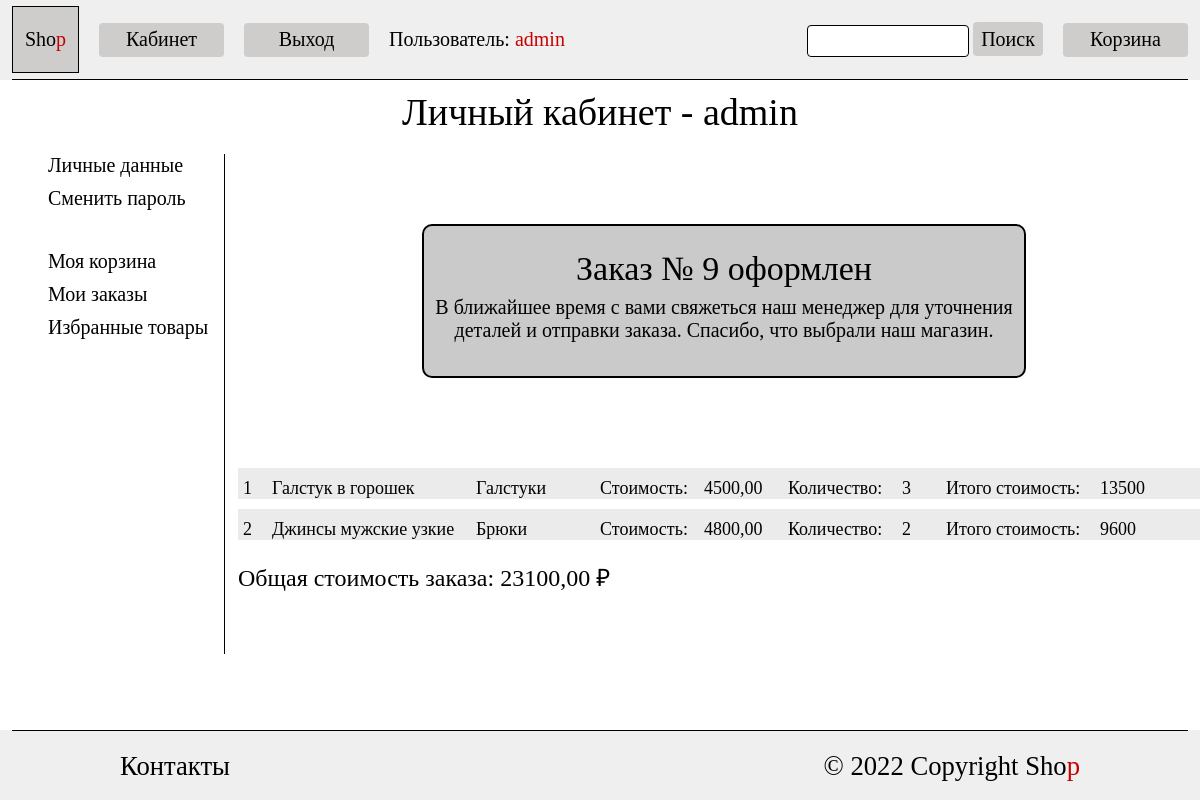
Screenshot of /auth/cabinet/order_detail/9 (signed in) with the database file from the repository.
### shop/models.py (models this page shows, shortened)
class User(AbstractUser):
    email = models.EmailField(max_length=254, unique=True)
    favorite_product = models.ManyToManyField('Product',
                                              through='FavoriteProduct',
                                              related_name='favorite_product')
    shopping_cart = models.ManyToManyField(
        'Product',
        through='ShoppingCartProduct',
        related_name='shopping_cart'
    )
    def get_favorite_product(self):
        return ', '.join(
            self.favorite_product.all().values_list('name', flat=True)
        )
    get_favorite_product.short_description = 'Избранные товары'
    def get_shopping_cart(self):
        products = ShoppingCartProduct.objects.filter(user=self.id)
        return ", ".join((map(str, products)))
    get_shopping_cart.short_description = 'Товары в корзине'
    class Meta:
        verbose_name_plural = "Пользователи"
        verbose_name = "Пользователь"
        ordering = ["id"]
    def __str__(self):
        return self.username

class Order(models.Model):
    status_order = (
        (OrderStatus.ORDERED, OrderStatus.ORDERED),
        (OrderStatus.SENT, OrderStatus.SENT),
        (OrderStatus.COMPLETED, OrderStatus.COMPLETED),
    )
    method_shipment = (
        (ShippingMethod.MAIL, ShippingMethod.MAIL),
        (ShippingMethod.CDEK, ShippingMethod.CDEK),
    )
    user = models.ForeignKey(User, on_delete=models.CASCADE, related_name='orders')
    product = models.ManyToManyField(
        'Product',
        through='OrderProduct',
        related_name='order'
    )
    status = models.CharField(max_length=20, choices=status_order, default=OrderStatus.ORDERED, verbose_name='Статус заказа')
    date_ordered = models.DateTimeField(auto_now_add=True, verbose_name='Дата оформления заказа')
    date_sent = models.DateTimeField(blank=True, null=True, verbose_name='Дата отправки заказа')
    date_completed = models.DateTimeField(blank=True, null=True, verbose_name='Дата завершения заказа')
    city = models.CharField(max_length=50, default='Город доставки заказа')
    address = models.CharField(max_length=150, default='Адрес доставки заказа')
    shipping_method = models.CharField(max_length=30, choices=method_shipment, default=ShippingMethod.MAIL, verbose_name='Способ доставки заказа')
    comment = models.CharField(max_length=250, blank=True, verbose_name='Комментарии к заказу')
    is_paid = models.BooleanField(default=False, verbose_name='Статус оплаты')
    total_cost = models.DecimalField(max_digits=12, decimal_places=2, verbose_name='Общая стоимость заказа')
    def get_order_products(self):
        products = OrderProduct.objects.filter(order=self.id)
        return ", ".join((map(str, products)))
    get_order_products.short_description = 'Товары в заказе'
    class Meta:
        verbose_name_plural = 'Заказы'
        verbose_name = 'Заказ'
        ordering = ['-id']

class OrderProduct(models.Model):
    product = models.ForeignKey(Product, on_delete=models.CASCADE)
    amount = models.PositiveSmallIntegerField(
        validators=[validate_above_zero],
        default=1,
        verbose_name='Количество товаров'
    )
    order = models.ForeignKey(Order, on_delete=models.CASCADE)
    class Meta:
        verbose_name_plural = 'Товары в заказе'
        verbose_name = 'Товар в заказе'
        ordering = ['order']
        constraints = [
            models.UniqueConstraint(
                fields=['product', 'order'],
                name='unique_product_order'
            )
        ]

class Product(models.Model):
    name = models.CharField(max_length=100, verbose_name='Наименование товара')
    brand = models.ForeignKey(Brand,
                              on_delete=models.CASCADE,
                              related_name='products',
                              verbose_name='Бренд товара')
    description = models.TextField(verbose_name='Описание товара')
    category = models.ForeignKey(Category,
                                 on_delete=models.CASCADE,
                                 related_name='products',
                                 verbose_name='Категория товара')
    price = models.DecimalField(max_digits=12,
                                decimal_places=2,
                                verbose_name='Стоимость товара')
    image_preview = models.ImageField(
        upload_to='product/',
        validators=[validate_product_image_size, ],
        verbose_name='Изображение предпросмотр товара',
        help_text=mark_safe(f'<span style="color:red; font-size:14px;">'
                            f'Разрешение изображения должно быть: '
                            f'{settings.PRODUCT_PREVIEW_IMAGE_RESOLUTION[0]}*{settings.PRODUCT_PREVIEW_IMAGE_RESOLUTION[1]}'
                            f'</span>')
    )
    class Meta:
        verbose_name_plural = 'Товары'
        verbose_name = 'Товар'
        ordering = ['name']

class Category(models.Model):
    name = models.CharField(max_length=100, verbose_name='Имя категории')
    slug = models.SlugField(unique=True)
    image = models.ImageField(
        upload_to='category/',
        validators=[validate_category_image_size, ],
        verbose_name='Изображение категории',
        help_text=mark_safe(f'<span style="color:red; font-size:14px;">'
                            f'Разрешение изображения должно быть: '
                            f'{settings.CATEGORY_IMAGE_RESOLUTION[0]}*{settings.CATEGORY_IMAGE_RESOLUTION[1]}'
                            f'</span>')
    )
    parent_category = models.ForeignKey(
        'self',
        blank=True,
        null=True,
        on_delete=models.CASCADE,
        related_name='child_category')
    class Meta:
        verbose_name_plural = 'Категории товаров'
        verbose_name = 'Категория товара'
        ordering = ['name']
    def __str__(self):
        return self.name

### users/views.py (the view)
# urls.py: path('cabinet/order_detail/<int:order_id>', order_detail, name='order_detail'),
@login_required
def order_detail(request, order_id):
    order = get_object_or_404(Order, id=order_id, user=request.user)
    products = OrderProduct.objects.filter(order=order)
    template = 'users/order_detail.html'
    context = {'order': order,
               'products': products}
    return render(request, template, context)

### templates/users/order_detail.html (shortened to what this page needs)
{% extends "base_cabinet.html" %}
{% load form_filters %}
{% block cabinet_data %}
    <div class="login">
        <div class="login_block">
            {% if user.is_authenticated %}
                <div class="login_title">Заказ № {{ order.id }} {{ order.status }}</div>
                {% if order.status == 'оформлен' %}
                В ближайшее время с вами свяжеться наш менеджер для уточнения деталей и отправки заказа. Спасибо, что выбрали наш магазин.
                {% endif %}
            {% else %}
                <span class="red_text warning_text">
                    Войдите в личный кабинет, если хотите оформить заказ.
                </span>
            {% endif %}
        </div>
    </div>
      {% for product in products %}
        <a href="{% url 'shop:product' product.product.id %}" target="_blank">
            <div class="product_order_grid">
                <div class="product_cart_self padding_order">{{ forloop.counter }}</div>
                <div class="product_cart_self">{{ product.product.name }}</div>
                <div class="product_cart_self">{{ product.product.category }}</div>
                <div class="product_cart_self">Стоимость:</div>
                <div class="product_cart_self">{{ product.product.price }}</div>
                <div class="product_cart_self">Количество:</div>
                <div class="product_cart_self">{{ product.amount }}</div>
                <div class="product_cart_self">Итого стоимость:</div>
                <div class="product_cart_self">{% widthratio product.product.price 1 product.amount %}</div>
            </div>
        </a>
      {% endfor %}
      <div class="cost_order">Общая стоимость заказа: {{ order.total_cost }} ₽</div>
{% endblock %}

### templates/base_cabinet.html (shortened to what this page needs)
{% extends "base.html" %}
{% block content %}
<div class="caption">Личный кабинет - {{ user.username }}</div>
<div class="shop_main">
    <aside>
        {% include "includes/aside_cabinet.html" %}
    </aside>
    <div class="product_category">
        {% block cabinet_data %}{% endblock %}
    </div>
</div>
{% endblock %}

### templates/includes/header.html (shortened to what this page needs)
{% load static %}
<div class="header_flex">
    <div class="header_grid">
        <a href="{% url 'shop:index' %}"><div class="header_logo">
            <div>Sho<span class="red_text">p</span></div>
        </div></a>
        {% if user.is_authenticated %}
            <a href="{% url 'users:cabinet' %}"><div class="button_header">
                <div>Кабинет</div>
            </div></a>
            <form method="post" onsubmit="return confirm('Вы точно хотите выйти?')" action="{% url 'users:logout' %}">
                  <input type="submit" value="Выход" class="button_form">
            </form>
            <div class="text_user">Пользователь: <span class="red_text">{{ user }}</span></div>
        {% endif %}
    </div>
    <div class="header_grid">
        <form action="{% url 'shop:search_product' %}">
            <input type="text" class="input_search" name="q">
            <input type="submit" value="Поиск" class="button_search">
        </form>
        <a href="{% url 'users:shopping_cart' %}"><div class="button_header">Корзина</div></a>
    </div>
</div>
<div class="dividing_line"></div>

### static_dev/css/style.css (style rules this page uses)
* { margin: 0; padding: 0; }
body { height: 100vh; display: grid; grid-template-rows: auto 1fr auto; font-family: 'Minion Pro'; }
a { text-decoration: none; color: black; }
.header_flex { margin: 0px 1%; display: flex; justify-content: space-between; align-items: center; }
.header_grid { display: grid; grid-auto-flow: column; place-items: center stretch; grid-gap: 0 20px; }
.header_logo { display: grid; place-items: center; height: 65px; width: 65px; font-size: 20px; background-color: #cfcccc; border: 1px solid rgb(0, 0, 0); }
.text_user { font-size: 20px; }
.red_text { color: rgb(199, 0, 0); }
.button_header { display: grid; place-items: center; background-color: #cfcccc; width: 125px; height: 34px; font-size: 20px; border-radius: 4px; }
.button_search { font-family: 'Minion Pro'; border: 0px; background-color: #cfcccc; width: 70px; height: 34px; font-size: 20px; border-radius: 4px; }
.input_search { padding-left: 10px; width: 150px; height: 30px; font-size: 16px; border-radius: 4px; border: 1px solid rgb(0, 0, 0); }
.dividing_line { margin: 0 1%; height: 1px; background-color: black; }
.caption { text-align: center; font-size: 38px; margin: 10px 0; }
.shop_main { height: 80%; margin: 0px 4%; display: grid; grid-template-columns: 180px 1fr; }
aside { display: grid; grid-template-columns: 1fr 4px; justify-items: start; text-align: start; }
.product_category { justify-self: stretch; margin: 0px 10px; display: flex; flex-direction: column; gap: 10px 0px; }
.login { display: flex; flex-direction: column; align-items: center; gap: 15px; margin: 80px 0; }
.login_block { display: grid; place-items: center; text-align: center; width: 600px; height: auto; padding: 24px 0px; background-color: #cacaca; font-size: 20px; border-radius: 10px; border: 2px solid rgb(0, 0, 0); padding-bottom: 34px; }
.login_title { font-size: 34px; margin-bottom: 8px; }
.product_cart_self { margin: 0px 0px; }
.product_order_grid { background-color: #ebebeb; padding-top: 10px; padding-right: 10px; display: grid; grid-template-columns: 30px 200px 120px 100px 80px 110px 40px 150px 100px; font-size: 18px; grid-column-gap: 4px; }
.padding_order { padding-left: 5px; }
.button_form { display: grid; place-items: center; background-color: #cfcccc; width: 125px; height: 34px; font-size: 20px; border-radius: 4px; border: 0px solid rgb(0, 0, 0); font-family: 'Minion Pro'; }
.cost_order { margin-top: 10px; font-size: 24px; }

### rows the page displays
User: username "admin"
Order: id "9", status "оформлен", total_cost "23100,00"
OrderProduct: product.name "Галстук в горошек", product.category "Галстуки", product.price "4500,00", amount "3", product+amount "13500"
OrderProduct: product.name "Джинсы мужские узкие", product.category "Брюки", product.price "4800,00", amount "2", product+amount "9600"
